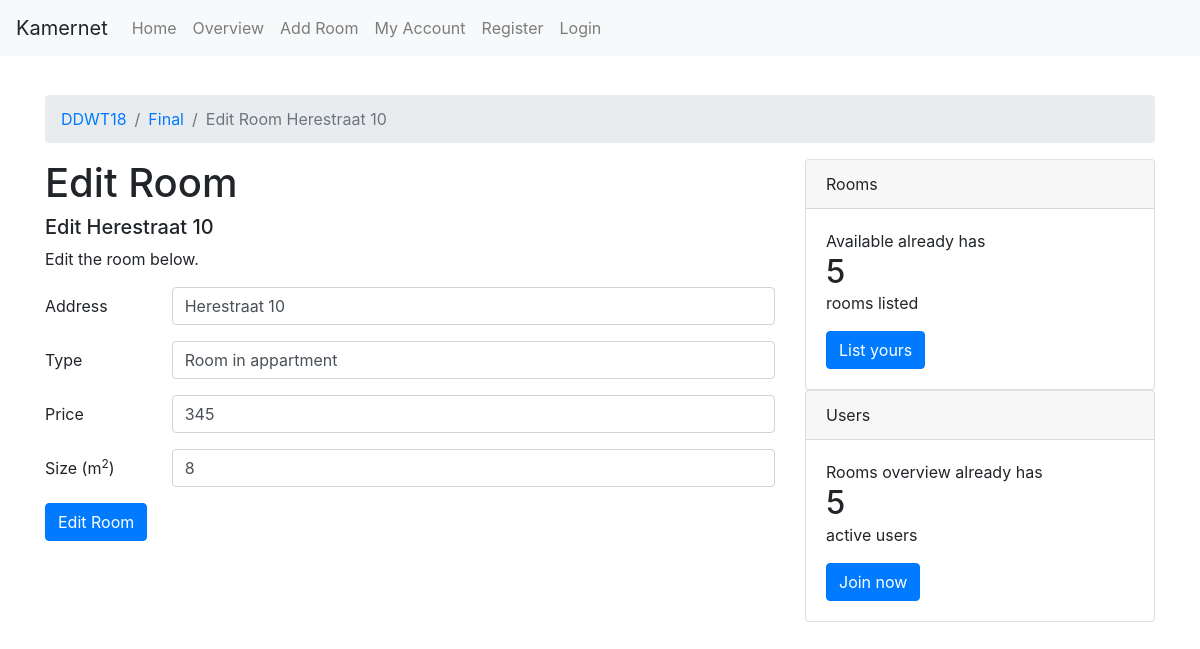
/DDWT18/final/edit/?room_id=5&user_id=5 (signed in), run on the app's committed database.
### tables this page shows
CREATE TABLE `rooms` (
  `id` int(11) NOT NULL,
  `address` varchar(255) NOT NULL,
  `type` varchar(255) NOT NULL,
  `price` int(3) NOT NULL,
  `size` int(3) NOT NULL,
  `owner` int(11) NOT NULL
);

### views/new.php (the view, shortened to what this page needs)
<!doctype html>
<html lang="en">
<head>
    <link rel="stylesheet" href="https://stackpath.bootstrapcdn.com/bootstrap/4.1.3/css/bootstrap.min.css">
    <link rel="stylesheet" href="/DDWT18/final/css/main.css">
</head>
<body>
<?= $navigation ?>
<div class="container">
    <div class="pd-15">&nbsp</div>
    <?= $breadcrumbs ?>
    <div class="row">
        <div class="col-md-8">
            <h1><?= $page_title ?></h1>
            <h5><?= $page_subtitle ?></h5>
            <p><?= $page_content ?></p>
            <form action="<?= $form_action ?>" method="POST">
                <div class="form-group row">
                    <label for="inputAddress" class="col-sm-2 col-form-label">Address</label>
                    <div class="col-sm-10">
                        <input type="text" class="form-control" id="inputAddress" name="Address"
                               value="<?php if (isset($room_info)){echo $room_info['address'];} ?>" required>
                    </div>
                </div>
                <div class="form-group row">
                    <label for="inputType" class="col-sm-2 col-form-label">Type</label>
                    <div class="col-sm-10">
                        <input type="text" class="form-control" id="inputType" name="Type"
                               value="<?php if (isset($room_info)){echo $room_info['type'];} ?>" required>
                    </div>
                </div>
                <div class="form-group row">
                    <label for="inputPrice" class="col-sm-2 col-form-label">Price</label>
                    <div class="col-sm-10">
                        <input type="number" class="form-control" id="inputPrice" name="Price"
                               value="<?php if (isset($room_info)){echo $room_info['price'];} ?>" required>
                    </div>
                </div>
                <div class="form-group row">
                    <label for="inputSize" class="col-sm-2 col-form-label">Size (m<sup>2</sup>)</label>
                    <div class="col-sm-10">
                        <input type="number" class="form-control" id="inputSize" name="Size"
                               value="<?php if (isset($room_info)){echo $room_info['size'];} ?>" required>
                    </div>
                </div>
                <div class="form-group row">
                    <div class="col-sm-10">
                        <button type="submit" class="btn btn-primary"><?= $submit_btn ?></button>
                    </div>
                </div>
            </form>
        </div>
        <div class="col-md-4">
        </div>
    </div>
</div>
</body>
</html>

### css/main.css (style rules this page uses)
.pd-15 { padding: 15px 0 0 0; }

### data on the page
rooms: address "Edit Herestraat 10", Address "Herestraat 10", Type "Room in appartment", Price "345", Size "8"

### other printed values
$nav_info[1]['name'] "Home"
$nav_info[1]['name'] "Overview"
$nav_info[1]['name'] "Add Room"
$nav_info[1]['name'] "My Account"
$nav_info[1]['name'] "Register"
$nav_info[1]['name'] "Login"
$name "DDWT18"
$name "Final"
$name "Edit Room Herestraat 10"
$page_title "Edit Room"
$page_content "Edit the room below."
$submit_btn "Edit Room"
$nbr_rooms "5"
$nbr_users "5"
